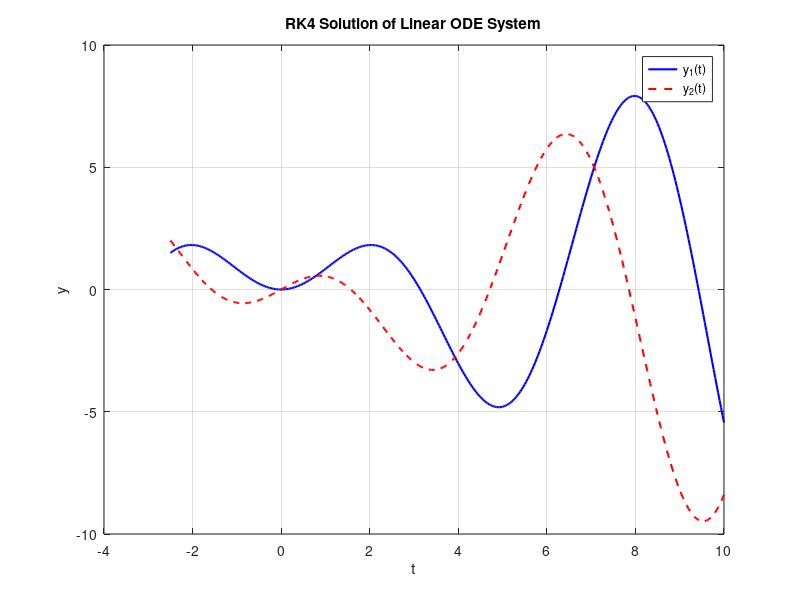

Recreate this plot in MATLAB.
% Classical RK4 for linear ODE system y' = Ay + b(t)
clear; clc;

A = [0 1; -1 0];
f = @(t, y) A*y + [sin(t); cos(t)];

t0 = -2.5; t1 = 10; h = 1/30;
t = t0:h:t1;
N = length(t);

y0 = [2.5*sin(2.5); -2.5*cos(2.5)];
Y = zeros(2, N);
Y(:,1) = y0;

for n = 1:N-1
    tn = t(n); yn = Y(:,n);
    k1 = f(tn, yn);
    k2 = f(tn + h/2, yn + h/2 * k1);
    k3 = f(tn + h/2, yn + h/2 * k2);
    k4 = f(tn + h,   yn + h   * k3);
    Y(:,n+1) = yn + (h/6)*(k1 + 2*k2 + 2*k3 + k4);
end

figure;
plot(t, Y(1,:), 'b-', 'LineWidth', 1.5); hold on;
plot(t, Y(2,:), 'r--', 'LineWidth', 1.5);
xlabel('t'); ylabel('y');
title('RK4 Solution of Linear ODE System');
legend('y_1(t)', 'y_2(t)');
grid on;